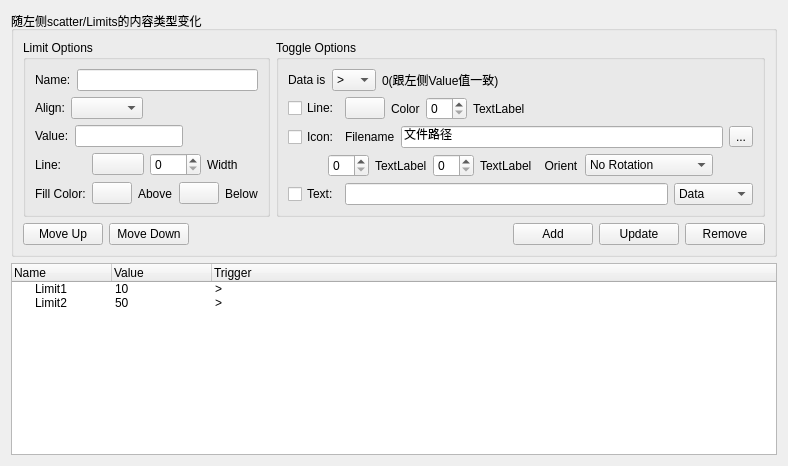
       <widget class="QWidget" name="page_7">
        <layout class="QVBoxLayout" name="verticalLayout_29">
         <item>
          <widget class="QGroupBox" name="groupBox_16">
           <property name="title">
            <string>随左侧scatter/Limits的内容类型变化</string>
           </property>
           <layout class="QVBoxLayout" name="verticalLayout_28">
            <item>
             <layout class="QHBoxLayout" name="horizontalLayout_56">
              <item>
               <widget class="QGroupBox" name="groupBox_17">
                <property name="title">
                 <string>Limit Options</string>
                </property>
                <layout class="QVBoxLayout" name="verticalLayout_27">
                 <item>
                  <layout class="QHBoxLayout" name="horizontalLayout_50">
                   <item>
                    <widget class="QLabel" name="label_58">
                     <property name="text">
                      <string>Name:</string>
                     </property>
                    </widget>
                   </item>
                   <item>
                    <widget class="QLineEdit" name="lineEdit_38"/>
                   </item>
                  </layout>
                 </item>
                 <item>
                  <layout class="QHBoxLayout" name="horizontalLayout_51">
                   <item>
                    <widget class="QLabel" name="label_59">
                     <property name="text">
                      <string>Align:</string>
                     </property>
                    </widget>
                   </item>
                   <item>
                    <widget class="QComboBox" name="comboBox_7"/>
                   </item>
                   <item>
                    <spacer name="horizontalSpacer_28">
                     <property name="orientation">
                      <enum>Qt::Horizontal</enum>
                     </property>
                     <property name="sizeHint" stdset="0">
                      <size>
                       <width>40</width>
                       <height>20</height>
                      </size>
                     </property>
                    </spacer>
                   </item>
                  </layout>
                 </item>
                 <item>
                  <layout class="QHBoxLayout" name="horizontalLayout_52">
                   <item>
                    <widget class="QLabel" name="label_60">
                     <property name="text">
                      <string>Value:</string>
                     </property>
                    </widget>
                   </item>
                   <item>
                    <widget class="QLineEdit" name="lineEdit_39"/>
                   </item>
                   <item>
                    <spacer name="horizontalSpacer_29">
                     <property name="orientation">
                      <enum>Qt::Horizontal</enum>
                     </property>
                     <property name="sizeHint" stdset="0">
                      <size>
                       <width>40</width>
                       <height>20</height>
                      </size>
                     </property>
                    </spacer>
                   </item>
                  </layout>
                 </item>
                 <item>
                  <layout class="QHBoxLayout" name="horizontalLayout_53">
                   <item>
                    <widget class="QLabel" name="label_61">
                     <property name="text">
                      <string>Line:</string>
                     </property>
                    </widget>
                   </item>
                   <item>
                    <widget class="QPushButton" name="pushButton_36">
                     <property name="text">
                      <string/>
                     </property>
                    </widget>
                   </item>
                   <item>
                    <widget class="QSpinBox" name="spinBox"/>
                   </item>
                   <item>
                    <widget class="QLabel" name="label_63">
                     <property name="text">
                      <string>Width</string>
                     </property>
                    </widget>
                   </item>
                  </layout>
                 </item>
                 <item>
                  <layout class="QHBoxLayout" name="horizontalLayout_54">
                   <item>
                    <widget class="QLabel" name="label_62">
                     <property name="text">
                      <string>Fill Color:</string>
                     </property>
                    </widget>
                   </item>
                   <item>
                    <widget class="QPushButton" name="pushButton_37">
                     <property name="text">
                      <string/>
                     </property>
                    </widget>
                   </item>
                   <item>
                    <widget class="QLabel" name="label_72">
                     <property name="text">
                      <string>Above</string>
                     </property>
                    </widget>
                   </item>
                   <item>
                    <widget class="QPushButton" name="pushButton_38">
                     <property name="text">
                      <string/>
                     </property>
                    </widget>
                   </item>
                   <item>
                    <widget class="QLabel" name="label_73">
                     <property name="text">
                      <string>Below</string>
                     </property>
                    </widget>
                   </item>
                  </layout>
                 </item>
                </layout>
               </widget>
              </item>
              <item>
               <widget class="QGroupBox" name="groupBox_18">
                <property name="title">
                 <string>Toggle Options</string>
                </property>
                <layout class="QVBoxLayout" name="verticalLayout_26">
                 <item>
                  <layout class="QHBoxLayout" name="horizontalLayout_49">
                   <item>
                    <widget class="QLabel" name="label_64">
                     <property name="text">
                      <string>Data is</string>
                     </property>
                    </widget>
                   </item>
                   <item>
                    <widget class="QComboBox" name="comboBox_8">
                     <item>
                      <property name="text">
                       <string>&gt;</string>
                      </property>
                     </item>
                     <item>
                      <property name="text">
                       <string>&lt;</string>
                      </property>
                     </item>
                     <item>
                      <property name="text">
                       <string>==</string>
                      </property>
                     </item>
                     <item>
                      <property name="text">
                       <string>&lt;=</string>
                      </property>
                     </item>
                     <item>
                      <property name="text">
                       <string>&gt;=</string>
                      </property>
                     </item>
                    </widget>
                   </item>
                   <item>
                    <widget class="QLabel" name="label_65">
                     <property name="text">
                      <string>0(跟左侧Value值一致)</string>
                     </property>
                    </widget>
                   </item>
                   <item>
                    <spacer name="horizontalSpacer_26">
                     <property name="orientation">
                      <enum>Qt::Horizontal</enum>
                     </property>
                     <property name="sizeHint" stdset="0">
                      <size>
                       <width>40</width>
                       <height>20</height>
                      </size>
                     </property>
                    </spacer>
                   </item>
                  </layout>
                 </item>
                 <item>
                  <layout class="QHBoxLayout" name="horizontalLayout_48">
                   <item>
                    <widget class="QCheckBox" name="checkBox_21">
                     <property name="text">
                      <string>Line:</string>
                     </property>
                    </widget>
                   </item>
                   <item>
                    <widget class="QPushButton" name="pushButton_39">
                     <property name="text">
                      <string/>
                     </property>
                    </widget>
                   </item>
                   <item>
                    <widget class="QLabel" name="label_66">
                     <property name="text">
                      <string>Color</string>
                     </property>
                    </widget>
                   </item>
                   <item>
                    <widget class="QSpinBox" name="spinBox_2"/>
                   </item>
                   <item>
                    <widget class="QLabel" name="label_67">
                     <property name="text">
                      <string>TextLabel</string>
                     </property>
                    </widget>
                   </item>
                   <item>
                    <spacer name="horizontalSpacer_27">
                     <property name="orientation">
                      <enum>Qt::Horizontal</enum>
                     </property>
                     <property name="sizeHint" stdset="0">
                      <size>
                       <width>40</width>
                       <height>20</height>
                      </size>
                     </property>
                    </spacer>
                   </item>
                  </layout>
                 </item>
                 <item>
                  <layout class="QHBoxLayout" name="horizontalLayout_46">
                   <item>
                    <widget class="QCheckBox" name="checkBox_22">
                     <property name="text">
                      <string>Icon:</string>
                     </property>
                    </widget>
                   </item>
                   <item>
                    <widget class="QLabel" name="label_68">
                     <property name="text">
                      <string>Filename</string>
                     </property>
                    </widget>
                   </item>
                   <item>
                    <widget class="QLineEdit" name="lineEdit_40">
                     <property name="text">
                      <string>文件路径</string>
                     </property>
                    </widget>
                   </item>
                   <item>
                    <widget class="QToolButton" name="toolButton_2">
                     <property name="text">
                      <string>...</string>
                     </property>
                    </widget>
                   </item>
                  </layout>
                 </item>
                 <item>
                  <layout class="QHBoxLayout" name="horizontalLayout_47">
                   <item>
                    <spacer name="horizontalSpacer_24">
                     <property name="orientation">
                      <enum>Qt::Horizontal</enum>
                     </property>
                     <property name="sizeHint" stdset="0">
                      <size>
                       <width>40</width>
                       <height>20</height>
                      </size>
                     </property>
                    </spacer>
                   </item>
                   <item>
                    <widget class="QSpinBox" name="spinBox_3"/>
                   </item>
                   <item>
                    <widget class="QLabel" name="label_69">
                     <property name="text">
                      <string>TextLabel</string>
                     </property>
                    </widget>
                   </item>
                   <item>
                    <widget class="QSpinBox" name="spinBox_4"/>
                   </item>
                   <item>
                    <widget class="QLabel" name="label_70">
                     <property name="text">
                      <string>TextLabel</string>
                     </property>
                    </widget>
                   </item>
                   <item>
                    <widget class="QLabel" name="label_71">
                     <property name="text">
                      <string>  Orient</string>
                     </property>
                    </widget>
                   </item>
                   <item>
                    <widget class="QComboBox" name="comboBox_9">
                     <item>
                      <property name="text">
                       <string>No Rotation</string>
                      </property>
                     </item>
                     <item>
                      <property name="text">
                       <string>90 Degrees CW</string>
                      </property>
                     </item>
                     <item>
                      <property name="text">
                       <string>180 Degrees CW</string>
                      </property>
                     </item>
                     <item>
                      <property name="text">
                       <string>270  Degrees CW</string>
                      </property>
                     </item>
                     <item>
                      <property name="text">
                       <string>Follow Yaw</string>
                      </property>
                     </item>
                     <item>
                      <property name="text">
                       <string>Follow Pitch</string>
                      </property>
                     </item>
                     <item>
                      <property name="text">
                       <string>Follow Roll</string>
                      </property>
                     </item>
                     <item>
                      <property name="text">
                       <string>Follow Course</string>
                      </property>
                     </item>
                     <item>
                      <property name="text">
                       <string>Follow F.P.Angle</string>
                      </property>
                     </item>
                    </widget>
                   </item>
                   <item>
                    <spacer name="horizontalSpacer_25">
                     <property name="orientation">
                      <enum>Qt::Horizontal</enum>
                     </property>
                     <property name="sizeHint" stdset="0">
                      <size>
                       <width>40</width>
                       <height>20</height>
                      </size>
                     </property>
                    </spacer>
                   </item>
                  </layout>
                 </item>
                 <item>
                  <layout class="QHBoxLayout" name="horizontalLayout_45">
                   <item>
                    <widget class="QCheckBox" name="checkBox_23">
                     <property name="text">
                      <string>Text:</string>
                     </property>
                    </widget>
                   </item>
                   <item>
                    <widget class="QLineEdit" name="lineEdit_41"/>
                   </item>
                   <item>
                    <widget class="QComboBox" name="comboBox_10">
                     <item>
                      <property name="text">
                       <string>Data</string>
                      </property>
                     </item>
                     <item>
                      <property name="text">
                       <string>Time</string>
                      </property>
                     </item>
                     <item>
                      <property name="text">
                       <string>Scenario</string>
                      </property>
                     </item>
                     <item>
                      <property name="text">
                       <string>System</string>
                      </property>
                     </item>
                    </widget>
                   </item>
                  </layout>
                 </item>
                </layout>
               </widget>
              </item>
             </layout>
            </item>
            <item>
             <layout class="QHBoxLayout" name="horizontalLayout_55">
              <item>
               <widget class="QPushButton" name="pushButton_40">
                <property name="text">
                 <string>Move Up</string>
                </property>
               </widget>
              </item>
              <item>
               <widget class="QPushButton" name="pushButton_41">
                <property name="text">
                 <string>Move Down</string>
                </property>
               </widget>
              </item>
              <item>
               <spacer name="horizontalSpacer_30">
                <property name="orientation">
                 <enum>Qt::Horizontal</enum>
                </property>
                <property name="sizeHint" stdset="0">
                 <size>
                  <width>40</width>
                  <height>20</height>
                 </size>
                </property>
               </spacer>
              </item>
              <item>
               <widget class="QPushButton" name="pushButton_44">
                <property name="text">
                 <string>Add</string>
                </property>
               </widget>
              </item>
              <item>
               <widget class="QPushButton" name="pushButton_42">
                <property name="text">
                 <string>Update</string>
                </property>
               </widget>
              </item>
              <item>
               <widget class="QPushButton" name="pushButton_43">
                <property name="text">
                 <string>Remove</string>
                </property>
               </widget>
              </item>
             </layout>
            </item>
           </layout>
          </widget>
         </item>
         <item>
          <widget class="QTreeWidget" name="treeWidget_6">
           <column>
            <property name="text">
             <string>Name</string>
            </property>
           </column>
           <column>
            <property name="text">
             <string>Value</string>
            </property>
           </column>
           <column>
            <property name="text">
             <string>Trigger</string>
            </property>
           </column>
           <column>
            <property name="text">
             <string/>
            </property>
           </column>
           <item>
            <property name="text">
             <string>Limit1</string>
            </property>
            <property name="text">
             <string>10</string>
            </property>
            <property name="text">
             <string>&gt;</string>
            </property>
           </item>
           <item>
            <property name="text">
             <string>Limit2</string>
            </property>
            <property name="text">
             <string>50</string>
            </property>
            <property name="text">
             <string>&gt;</string>
            </property>
           </item>
          </widget>
         </item>
        </layout>
       </widget>
